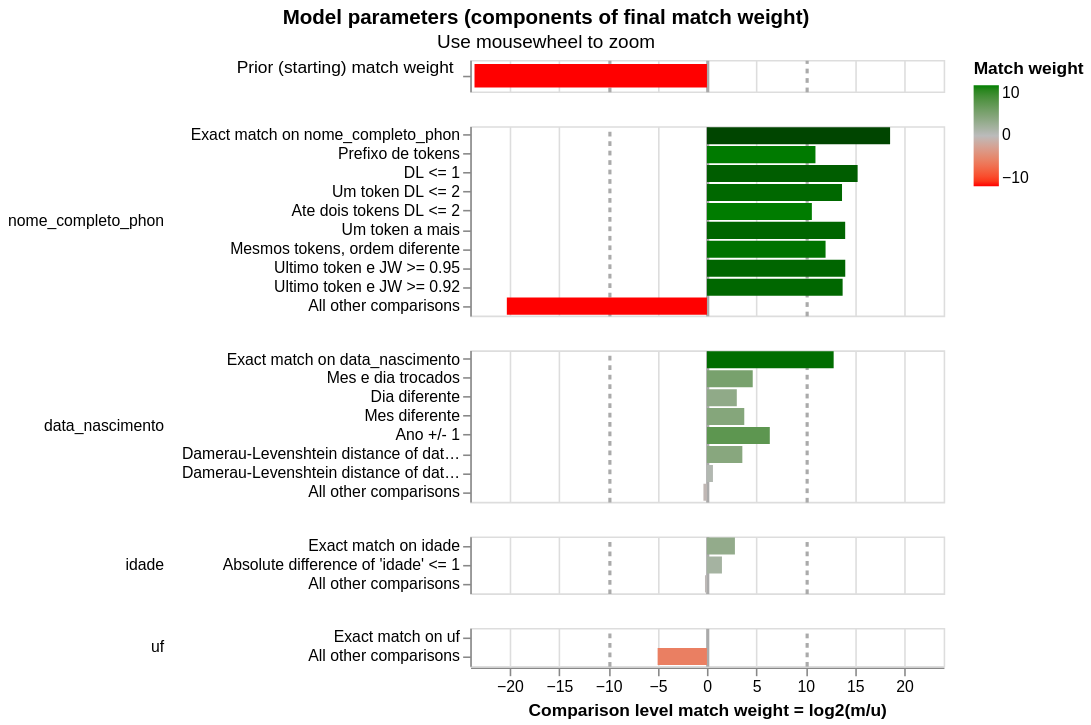

Write notebook code for a chart like this one.
### Markdown cell above
## Visualização pós-treino

Match weights do modelo salvo e o `m` das sessões de EM lado a lado
(nome, data, data+sexo). O bloco com sexo não entra no JSON.

### Code cell
linker.visualisations.match_weights_chart()

### Figure 1 — Vega-Lite specification as saved in the notebook (floating-point values rounded to 4 significant figures)
{"config": {"view": {"continuousWidth": 300, "continuousHeight": 300, "discreteHeight": 60, "discreteWidth": 400}, "header": {"title": null}, "mark": {"tooltip": null}, "title": {"anchor": "middle"}}, "vconcat": [{"mark": {"type": "bar", "clip": true, "height": 15}, "encoding": {"color": {"field": "log2_bayes_factor", "scale": {"domain": [-10, 0, 10], "interpolate": "lab", "range": ["red", "#bbbbbb", "green"]}, "title": "Match weight", "type": "quantitative"}, "tooltip": [{"field": "comparison_name", "title": "Comparison name", "type": "nominal"}, {"field": "probability_two_random_records_match", "format": ".4f", "title": "Probability two random records match", "type": "nominal"}, {"field": "log2_bayes_factor", "format": ",.4f", "title": "Equivalent match weight", "type": "quantitative"}, {"field": "bayes_factor_description", "title": "Match weight description", "type": "nominal"}], "x": {"axis": {"domain": false, "gridColor": {"condition": {"test": "abs(datum.value / 10)  <= 1 & datum.value % 10 === 0", "value": "#aaa"}, "value": "#ddd"}, "gridDash": {"condition": {"test": "abs(datum.value / 10) == 1", "value": [3]}, "value": null}, "gridWidth": {"condition": {"test": "abs(datum.value / 10)  <= 1 & datum.value % 10 === 0", "value": 2}, "value": 1}, "labels": false, "ticks": false, "title": ""}, "field": "log2_bayes_factor", "scale": {"domain": [-24, 24]}, "type": "quantitative"}, "y": {"axis": {"title": "Prior (starting) match weight", "titleAlign": "right", "titleAngle": 0, "titleFontWeight": "normal"}, "field": "label_for_charts", "sort": {"field": "comparison_vector_value", "order": "descending"}, "type": "nominal"}}, "height": 20, "transform": [{"filter": "(datum.comparison_name == 'probability_two_random_records_match')"}]}, {"mark": {"type": "bar", "clip": true}, "encoding": {"color": {"field": "log2_bayes_factor", "scale": {"domain": [-10, 0, 10], "interpolate": "lab", "range": ["red", "#bbbbbb", "green"]}, "title": "Match weight", "type": "quantitative"}, "row": {"field": "comparison_name", "header": {"labelAlign": "left", "labelAnchor": "middle", "labelAngle": 0}, "sort": {"field": "comparison_sort_order"}, "type": "nominal"}, "tooltip": [{"field": "comparison_name", "title": "Comparison name", "type": "nominal"}, {"field": "label_for_charts", "title": "Label", "type": "ordinal"}, {"field": "sql_condition", "title": "SQL condition", "type": "nominal"}, {"field": "m_probability", "format": ".10~g", "title": "M probability", "type": "quantitative"}, {"field": "u_probability", "format": ".10~g", "title": "U probability", "type": "quantitative"}, {"field": "bayes_factor", "format": ",.6f", "title": "Bayes factor = m/u", "type": "quantitative"}, {"field": "log2_bayes_factor", "format": ".4~g", "title": "Match weight = log2(m/u)", "type": "quantitative"}, {"field": "bayes_factor_description", "title": "Match weight description", "type": "nominal"}, {"field": "m_probability_description", "title": "m probability description", "type": "nominal"}, {"field": "u_probability_description", "title": "u probability description", "type": "nominal"}], "x": {"axis": {"gridColor": {"condition": {"test": "abs(datum.value / 10)  <= 1 & datum.value % 10 === 0", "value": "#aaa"}, "value": "#ddd"}, "gridDash": {"condition": {"test": "abs(datum.value / 10) == 1", "value": [3]}, "value": null}, "gridWidth": {"condition": {"test": "abs(datum.value / 10)  <= 1 & datum.value % 10 === 0", "value": 2}, "value": 1}, "title": "Comparison level match weight = log2(m/u)"}, "field": "log2_bayes_factor", "scale": {"domain": [-24, 24]}, "type": "quantitative"}, "y": {"axis": {"title": null}, "field": "label_for_charts", "sort": {"field": "comparison_vector_value", "order": "descending"}, "type": "nominal"}}, "height": {"step": 12}, "resolve": {"axis": {"y": "independent"}, "scale": {"y": "independent"}}, "transform": [{"filter": "(datum.comparison_name != 'probability_two_random_records_match')"}]}], "data": {"name": "data-a8a8a52de8ecdc4db6b79f231bbb361b"}, "params": [{"name": "mouse_zoom", "select": {"type": "interval", "encodings": ["x"]}, "bind": "scales", "views": []}], "resolve": {"axis": {"y": "independent"}, "scale": {"y": "independent"}}, "title": {"text": "Model parameters (components of final match weight)", "subtitle": "Use mousewheel to zoom"}, "$schema": "https://vega.github.io/schema/vega-lite/v5.9.3.json", "datasets": {"data-a8a8a52de8ecdc4db6b79f231bbb361b": [{"comparison_name": "probability_two_random_records_match", "sql_condition": null, "label_for_charts": "", "m_probability": null, "u_probability": null, "m_probability_description": null, "u_probability_description": null, "has_tf_adjustments": false, "tf_adjustment_column": null, "tf_adjustment_weight": null, "is_null_level": false, "bayes_factor": 8.045e-08, "log2_bayes_factor": -23.57, "comparison_vector_value": 0, "max_comparison_vector_value": 0, "bayes_factor_description": "The probability that two random records drawn at random match is 0.000 or one in  12,429,820.8 records.This is equivalent to a starting match weight of -23.567.", "probability_two_random_records_match": 8.045e-08, "comparison_sort_order": -1}, {"comparison_name": "nome_completo_phon", "sql_condition": "\"nome_completo_phon_l\" = \"nome_completo_phon_r\"", "label_for_charts": "Exact match on nome_completo_phon", "m_probability": 0.764, "u_probability": 1.963e-06, "m_probability_description": "Amongst matching record comparisons, 76.4% of records (i.e. one in 1.309) are in the exact match on nome_completo_phon comparison level", "u_probability_description": "Amongst non-matching record comparisons, 0.0001963% of records (i.e. one in 509,392) are in the exact match on nome_completo_phon comparison level", "has_tf_adjustments": true, "tf_adjustment_column": "nome_completo_phon", "tf_adjustment_weight": 1.0, "is_null_level": false, "bayes_factor": 389200.0, "log2_bayes_factor": 18.57, "comparison_vector_value": 9, "max_comparison_vector_value": 9, "bayes_factor_description": "If comparison level is `exact match on nome_completo_phon` then comparison is 389,175 times more likely to be a match", "probability_two_random_records_match": 8.045e-08, "comparison_sort_order": 0}, {"comparison_name": "nome_completo_phon", "sql_condition": "least(len(string_split(nome_completo_phon_l, ' ')), len(string_split(nome_completo_phon_r, ' '))) >= 2 AND len(string_split(nome_completo_phon_l, ' ')) <> len(string_split(nome_completo_phon_r, ' ')) AND list_slice(string_split(nome_completo_phon_l, ' '), 1, least(len(string_split(nome_completo_phon_l, ' ')), len(string_split(nome_completo_phon_r, ' ')))) = list_slice(string_split(nome_completo_phon_r, ' '), 1, least(len(string_split(nome_completo_phon_l, ' ')), len(string_split(nome_completo_phon_r, ' '))))", "label_for_charts": "Prefixo de tokens", "m_probability": 0.02909, "u_probability": 1.418e-05, "m_probability_description": "Amongst matching record comparisons, 2.909% of records (i.e. one in 34.37) are in the prefixo de tokens comparison level", "u_probability_description": "Amongst non-matching record comparisons, 0.001418% of records (i.e. one in 70,520) are in the prefixo de tokens comparison level", "has_tf_adjustments": false, "tf_adjustment_column": null, "tf_adjustment_weight": 1.0, "is_null_level": false, "bayes_factor": 2052.0, "log2_bayes_factor": 11.0, "comparison_vector_value": 8, "max_comparison_vector_value": 9, "bayes_factor_description": "If comparison level is `prefixo de tokens` then comparison is 2,052 times more likely to be a match", "probability_two_random_records_match": 8.045e-08, "comparison_sort_order": 0}, {"comparison_name": "nome_completo_phon", "sql_condition": "damerau_levenshtein(nome_completo_phon_l, nome_completo_phon_r) <= 1", "label_for_charts": "DL <= 1", "m_probability": 0.04315, "u_probability": 1.086e-06, "m_probability_description": "Amongst matching record comparisons, 4.315% of records (i.e. one in 23.17) are in the dl <= 1 comparison level", "u_probability_description": "Amongst non-matching record comparisons, 0.0001086% of records (i.e. one in 920,644) are in the dl <= 1 comparison level", "has_tf_adjustments": false, "tf_adjustment_column": null, "tf_adjustment_weight": 1.0, "is_null_level": false, "bayes_factor": 39730.0, "log2_bayes_factor": 15.28, "comparison_vector_value": 7, "max_comparison_vector_value": 9, "bayes_factor_description": "If comparison level is `dl <= 1` then comparison is 39,726 times more likely to be a match", "probability_two_random_records_match": 8.045e-08, "comparison_sort_order": 0}, {"comparison_name": "nome_completo_phon", "sql_condition": "len(string_split(nome_completo_phon_l, ' ')) = len(string_split(nome_completo_phon_r, ' ')) AND len(string_split(nome_completo_phon_l, ' ')) >= 3 AND string_split(nome_completo_phon_l, ' ')[-1] = string_split(nome_completo_phon_r, ' ')[-1] AND list_aggregate(list_transform(list_zip(string_split(nome_completo_phon_l, ' '), string_split(nome_completo_phon_r, ' ')), x -> CASE WHEN x[1] <> x[2] THEN 1 ELSE 0 END), 'sum') = 1 AND list_aggregate(list_transform(list_zip(string_split(nome_completo_phon_l, ' '), string_split(nome_completo_phon_r, ' ')), x -> CASE WHEN x[1] <> x[2] THEN damerau_levenshtein(x[1], x[2]) ELSE 0 END), 'max') <= 2", "label_for_charts": "Um token DL <= 2", "m_probability": 0.02592, "u_probability": 1.953e-06, "m_probability_description": "Amongst matching record comparisons, 2.592% of records (i.e. one in 38.57) are in the um token dl <= 2 comparison level", "u_probability_description": "Amongst non-matching record comparisons, 0.0001953% of records (i.e. one in 511,991) are in the um token dl <= 2 comparison level", "has_tf_adjustments": false, "tf_adjustment_column": null, "tf_adjustment_weight": 1.0, "is_null_level": false, "bayes_factor": 13270.0, "log2_bayes_factor": 13.7, "comparison_vector_value": 6, "max_comparison_vector_value": 9, "bayes_factor_description": "If comparison level is `um token dl <= 2` then comparison is 13,273 times more likely to be a match", "probability_two_random_records_match": 8.045e-08, "comparison_sort_order": 0}, {"comparison_name": "nome_completo_phon", "sql_condition": "len(string_split(nome_completo_phon_l, ' ')) = len(string_split(nome_completo_phon_r, ' ')) AND len(string_split(nome_completo_phon_l, ' ')) >= 3 AND list_aggregate(list_transform(list_zip(string_split(nome_completo_phon_l, ' '), string_split(nome_completo_phon_r, ' ')), x -> CASE WHEN x[1] <> x[2] THEN 1 ELSE 0 END), 'sum') BETWEEN 1 AND 2 AND list_aggregate(list_transform(list_zip(string_split(nome_completo_phon_l, ' '), string_split(nome_completo_phon_r, ' ')), x -> CASE WHEN x[1] <> x[2] THEN damerau_levenshtein(x[1], x[2]) ELSE 0 END), 'max') <= 2", "label_for_charts": "Ate dois tokens DL <= 2", "m_probability": 0.006702, "u_probability": 4.205e-06, "m_probability_description": "Amongst matching record comparisons, 0.6702% of records (i.e. one in 149) are in the ate dois tokens dl <= 2 comparison level", "u_probability_description": "Amongst non-matching record comparisons, 0.0004205% of records (i.e. one in 237,797) are in the ate dois tokens dl <= 2 comparison level", "has_tf_adjustments": false, "tf_adjustment_column": null, "tf_adjustment_weight": 1.0, "is_null_level": false, "bayes_factor": 1594.0, "log2_bayes_factor": 10.64, "comparison_vector_value": 5, "max_comparison_vector_value": 9, "bayes_factor_description": "If comparison level is `ate dois tokens dl <= 2` then comparison is 1,594 times more likely to be a match", "probability_two_random_records_match": 8.045e-08, "comparison_sort_order": 0}, {"comparison_name": "nome_completo_phon", "sql_condition": "abs(len(string_split(nome_completo_phon_l, ' ')) - len(string_split(nome_completo_phon_r, ' '))) = 1 AND least(len(string_split(nome_completo_phon_l, ' ')), len(string_split(nome_completo_phon_r, ' '))) >= 3 AND ((len(string_split(nome_completo_phon_l, ' ')) >= 1 AND list_slice(string_split(nome_completo_phon_l, ' '), 2, len(string_split(nome_completo_phon_l, ' '))) = string_split(nome_completo_phon_r, ' ')) OR (len(string_split(nome_completo_phon_r, ' ')) >= 1 AND list_slice(string_split(nome_completo_phon_r, ' '), 2, len(string_split(nome_completo_phon_r, ' '))) = string_split(nome_completo_phon_l, ' ')) OR (len(string_split(nome_completo_phon_l, ' ')) >= 2 AND list_concat(list_slice(string_split(nome_completo_phon_l, ' '), 1, 1), list_slice(string_split(nome_completo_phon_l, ' '), 3, len(string_split(nome_completo_phon_l, ' ')))) = string_split(nome_completo_phon_r, ' ')) OR (len(string_split(nome_completo_phon_r, ' ')) >= 2 AND list_concat(list_slice(string_split(nome_completo_phon_r, ' '), 1, 1), list_slice(string_split(nome_completo_phon_r, ' '), 3, len(string_split(nome_completo_phon_r, ' ')))) = string_split(nome_completo_phon_l, ' ')) OR (len(string_split(nome_completo_phon_l, ' ')) >= 3 AND list_concat(list_slice(string_split(nome_completo_phon_l, ' '), 1, 2), list_slice(string_split(nome_completo_phon_l, ' '), 4, len(string_split(nome_completo_phon_l, ' ')))) = string_split(nome_completo_phon_r, ' ')) OR (len(string_split(nome_completo_phon_r, ' ')) >= 3 AND list_concat(list_slice(string_split(nome_completo_phon_r, ' '), 1, 2), list_slice(string_split(nome_completo_phon_r, ' '), 4, len(string_split(nome_completo_phon_r, ' ')))) = string_split(nome_completo_phon_l, ' ')) OR (len(string_split(nome_completo_phon_l, ' ')) >= 4 AND list_concat(list_slice(string_split(nome_completo_phon_l, ' '), 1, 3), list_slice(string_split(nome_completo_phon_l, ' '), 5, len(string_split(nome_completo_phon_l, ' ')))) = string_split(nome_completo_phon_r, ' ')) OR (len(string_split(nome_completo_phon_r, ' ')) >= 4 AND list_concat(list_slice(string_split(nome_completo_phon_r, ' '), 1, 3), list_slice(string_split(nome_completo_phon_r, ' '), 5, len(string_split(nome_completo_phon_r, ' ')))) = string_split(nome_completo_phon_l, ' ')) OR (len(string_split(nome_completo_phon_l, ' ')) >= 5 AND list_concat(list_slice(string_split(nome_completo_phon_l, ' '), 1, 4), list_slice(string_split(nome_completo_phon_l, ' '), 6, len(string_split(nome_completo_phon_l, ' ')))) = string_split(nome_completo_phon_r, ' ')) OR (len(string_split(nome_completo_phon_r, ' ')) >= 5 AND list_concat(list_slice(string_split(nome_completo_phon_r, ' '), 1, 4), list_slice(string_split(nome_completo_phon_r, ' '), 6, len(string_split(nome_completo_phon_r, ' ')))) = string_split(nome_completo_phon_l, ' ')) OR (len(string_split(nome_completo_phon_l, ' ')) >= 6 AND list_concat(list_slice(string_split(nome_completo_phon_l, ' '), 1, 5), list_slice(string_split(nome_completo_phon_l, ' '), 7, len(string_split(nome_completo_phon_l, ' ')))) = string_split(nome_completo_phon_r, ' ')) OR (len(string_split(nome_completo_phon_r, ' ')) >= 6 AND list_concat(list_slice(string_split(nome_completo_phon_r, ' '), 1, 5), list_slice(string_split(nome_completo_phon_r, ' '), 7, len(string_split(nome_completo_phon_r, ' ')))) = string_split(nome_completo_phon_l, ' ')) OR (len(string_split(nome_completo_phon_l, ' ')) >= 7 AND list_concat(list_slice(string_split(nome_completo_phon_l, ' '), 1, 6), list_slice(string_split(nome_completo_phon_l, ' '), 8, len(string_split(nome_completo_phon_l, ' ')))) = string_split(nome_completo_phon_r, ' ')) OR (len(string_split(nome_completo_phon_r, ' ')) >= 7 AND list_concat(list_slice(string_split(nome_completo_phon_r, ' '), 1, 6), list_slice(string_split(nome_completo_phon_r, ' '), 8, len(string_split(nome_completo_phon_r, ' ')))) = string_split(nome_completo_phon_l, ' ')) OR (len(string_split(nome_completo_phon_l, ' ')) >= 8 AND list_concat(list_slice(string_split(nome_completo_phon_l, ' '), 1, 7), list_slice(string_split(nome_completo_phon_l, ' '), 9, len(string_split(nome_completo_phon_l, ' ')))) = string_split(nome_completo_phon_r, ' ')) OR (len(string_split(nome_completo_phon_r, ' ')) >= 8 AND list_concat(list_slice(string_split(nome_completo_phon_r, ' '), 1, 7), list_slice(string_split(nome_completo_phon_r, ' '), 9, len(string_split(nome_completo_phon_r, ' ')))) = string_split(nome_completo_phon_l, ' ')) OR (len(string_split(nome_completo_phon_l, ' ')) >= 9 AND list_concat(list_slice(string_split(nome_completo_phon_l, ' '), 1, 8), list_slice(string_split(nome_completo_phon_l, ' '), 10, len(string_split(nome_completo_phon_l, ' ')))) = string_split(nome_completo_phon_r, ' ')) OR (len(string_split(nome_completo_phon_r, ' ')) >= 9 AND list_concat(list_slice(string_split(nome_completo_phon_r, ' '), 1, 8), list_slice(string_split(nome_completo_phon_r, ' '), 10, len(string_split(nome_completo_phon_r, ' ')))) = string_split(nome_completo_phon_l, ' ')) OR (len(string_split(nome_completo_phon_l, ' ')) >= 10 AND list_concat(list_slice(string_split(nome_completo_phon_l, ' '), 1, 9), list_slice(string_split(nome_completo_phon_l, ' '), 11, len(string_split(nome_completo_phon_l, ' ')))) = string_split(nome_completo_phon_r, ' ')) OR (len(string_split(nome_completo_phon_r, ' ')) >= 10 AND list_concat(list_slice(string_split(nome_completo_phon_r, ' '), 1, 9), list_slice(string_split(nome_completo_phon_r, ' '), 11, len(string_split(nome_completo_phon_r, ' ')))) = string_split(nome_completo_phon_l, ' ')))", "label_for_charts": "Um token a mais", "m_probability": 0.1214, "u_probability": 7.324e-06, "m_probability_description": "Amongst matching record comparisons, 12.14% of records (i.e. one in 8.239) are in the um token a mais comparison level", "u_probability_description": "Amongst non-matching record comparisons, 0.0007324% of records (i.e. one in 136,531) are in the um token a mais comparison level", "has_tf_adjustments": false, "tf_adjustment_column": null, "tf_adjustment_weight": 1.0, "is_null_level": false, "bayes_factor": 16570.0, "log2_bayes_factor": 14.02, "comparison_vector_value": 4, "max_comparison_vector_value": 9, "bayes_factor_description": "If comparison level is `um token a mais` then comparison is 16,570 times more likely to be a match", "probability_two_random_records_match": 8.045e-08, "comparison_sort_order": 0}, {"comparison_name": "nome_completo_phon", "sql_condition": "len(string_split(nome_completo_phon_l, ' ')) = len(string_split(nome_completo_phon_r, ' ')) AND len(string_split(nome_completo_phon_l, ' ')) >= 3 AND list_sort(string_split(nome_completo_phon_l, ' ')) = list_sort(string_split(nome_completo_phon_r, ' ')) AND string_split(nome_completo_phon_l, ' ') <> string_split(nome_completo_phon_r, ' ')", "label_for_charts": "Mesmos tokens, ordem diferente", "m_probability": 0.002704, "u_probability": 6.477e-07, "m_probability_description": "Amongst matching record comparisons, 0.2704% of records (i.e. one in 370) are in the mesmos tokens, ordem diferente comparison level", "u_probability_description": "Amongst non-matching record comparisons, 6.477e-05% of records (i.e. one in 1,543,848) are in the mesmos tokens, ordem diferente comparison level", "has_tf_adjustments": false, "tf_adjustment_column": null, "tf_adjustment_weight": 1.0, "is_null_level": false, "bayes_factor": 4175.0, "log2_bayes_factor": 12.03, "comparison_vector_value": 3, "max_comparison_vector_value": 9, "bayes_factor_description": "If comparison level is `mesmos tokens, ordem diferente` then comparison is 4,175 times more likely to be a match", "probability_two_random_records_match": 8.045e-08, "comparison_sort_order": 0}, {"comparison_name": "nome_completo_phon", "sql_condition": "string_split(nome_completo_phon_l, ' ')[-1] = string_split(nome_completo_phon_r, ' ')[-1] AND jaro_winkler_similarity(nome_completo_phon_l, nome_completo_phon_r) >= 0.95", "label_for_charts": "Ultimo token e JW >= 0.95", "m_probability": 0.01694, "u_probability": 1.016e-06, "m_probability_description": "Amongst matching record comparisons, 1.694% of records (i.e. one in 59.04) are in the ultimo token e jw >= 0.95 comparison level", "u_probability_description": "Amongst non-matching record comparisons, 0.0001016% of records (i.e. one in 983,825) are in the ultimo token e jw >= 0.95 comparison level", "has_tf_adjustments": false, "tf_adjustment_column": null, "tf_adjustment_weight": 1.0, "is_null_level": false, "bayes_factor": 16660.0, "log2_bayes_factor": 14.02, "comparison_vector_value": 2, "max_comparison_vector_value": 9, "bayes_factor_description": "If comparison level is `ultimo token e jw >= 0.95` then comparison is 16,664 times more likely to be a match", "probability_two_random_records_match": 8.045e-08, "comparison_sort_order": 0}, {"comparison_name": "nome_completo_phon", "sql_condition": "string_split(nome_completo_phon_l, ' ')[-1] = string_split(nome_completo_phon_r, ' ')[-1] AND jaro_winkler_similarity(nome_completo_phon_l, nome_completo_phon_r) >= 0.92", "label_for_charts": "Ultimo token e JW >= 0.92", "m_probability": 0.1862, "u_probability": 1.344e-05, "m_probability_description": "Amongst matching record comparisons, 18.62% of records (i.e. one in 5.37) are in the ultimo token e jw >= 0.92 comparison level", "u_probability_description": "Amongst non-matching record comparisons, 0.001344% of records (i.e. one in 74,389) are in the ultimo token e jw >= 0.92 comparison level", "has_tf_adjustments": false, "tf_adjustment_column": null, "tf_adjustment_weight": 1.0, "is_null_level": false, "bayes_factor": 13850.0, "log2_bayes_factor": 13.76, "comparison_vector_value": 1, "max_comparison_vector_value": 9, "bayes_factor_description": "If comparison level is `ultimo token e jw >= 0.92` then comparison is 13,854 times more likely to be a match", "probability_two_random_records_match": 8.045e-08, "comparison_sort_order": 0}, {"comparison_name": "nome_completo_phon", "sql_condition": "ELSE", "label_for_charts": "All other comparisons", "m_probability": 7.8e-07, "u_probability": 1.0, "m_probability_description": "Amongst matching record comparisons, 7.8e-05% of records (i.e. one in 1,282,087) are in the all other comparisons comparison level", "u_probability_description": "Amongst non-matching record comparisons, 100% of records (i.e. one in 1) are in the all other comparisons comparison level", "has_tf_adjustments": false, "tf_adjustment_column": null, "tf_adjustment_weight": 1.0, "is_null_level": false, "bayes_factor": 7.8e-07, "log2_bayes_factor": -20.29, "comparison_vector_value": 0, "max_comparison_vector_value": 9, "bayes_factor_description": "If comparison level is `all other comparisons` then comparison is 1,282,028 times less likely to be a match", "probability_two_random_records_match": 8.045e-08, "comparison_sort_order": 0}, {"comparison_name": "data_nascimento", "sql_condition": "\"data_nascimento_l\" = \"data_nascimento_r\"", "label_for_charts": "Exact match on data_nascimento", "m_probability": 0.2554, "u_probability": 3.465e-05, "m_probability_description": "Amongst matching record comparisons, 25.54% of records (i.e. one in 3.915) are in the exact match on data_nascimento comparison level", "u_probability_description": "Amongst non-matching record comparisons, 0.003465% of records (i.e. one in 28,862) are in the exact match on data_nascimento comparison level", "has_tf_adjustments": true, "tf_adjustment_column": "data_nascimento", "tf_adjustment_weight": 1.0, "is_null_level": false, "bayes_factor": 7372.0, "log2_bayes_factor": 12.85, "comparison_vector_value": 7, "max_comparison_vector_value": 7, "bayes_factor_description": "If comparison level is `exact match on data_nascimento` then comparison is 7,372 times more likely to be a match", "probability_two_random_records_match": 8.045e-08, "comparison_sort_order": 1}, {"comparison_name": "data_nascimento", "sql_condition": "ano_nascimento_l = ano_nascimento_r AND mes_nascimento_l = dia_nascimento_r AND dia_nascimento_l = mes_nascimento_r AND mes_nascimento_l <> dia_nascimento_l", "label_for_charts": "Mes e dia trocados", "m_probability": 0.0003253, "u_probability": 1.303e-05, "m_probability_description": "Amongst matching record comparisons, 0.03253% of records (i.e. one in 3,074) are in the mes e dia trocados comparison level", "u_probability_description": "Amongst non-matching record comparisons, 0.001303% of records (i.e. one in 76,740) are in the mes e dia trocados comparison level", "has_tf_adjustments": false, "tf_adjustment_column": null, "tf_adjustment_weight": 1.0, "is_null_level": false, "bayes_factor": 24.97, "log2_bayes_factor": 4.642, "comparison_vector_value": 6, "max_comparison_vector_value": 7, "bayes_factor_description": "If comparison level is `mes e dia trocados` then comparison is 24.97 times more likely to be a match", "probability_two_random_records_match": 8.045e-08, "comparison_sort_order": 1}, {"comparison_name": "data_nascimento", "sql_condition": "ano_nascimento_l = ano_nascimento_r AND mes_nascimento_l = mes_nascimento_r AND dia_nascimento_l <> dia_nascimento_r", "label_for_charts": "Dia diferente", "m_probability": 0.008242, "u_probability": 0.001011, "m_probability_description": "Amongst matching record comparisons, 0.8242% of records (i.e. one in 121) are in the dia diferente comparison level", "u_probability_description": "Amongst non-matching record comparisons, 0.1011% of records (i.e. one in 989) are in the dia diferente comparison level", "has_tf_adjustments": false, "tf_adjustment_column": null, "tf_adjustment_weight": 1.0, "is_null_level": false, "bayes_factor": 8.148, "log2_bayes_factor": 3.027, "comparison_vector_value": 5, "max_comparison_vector_value": 7, "bayes_factor_description": "If comparison level is `dia diferente` then comparison is 8.148 times more likely to be a match", "probability_two_random_records_match": 8.045e-08, "comparison_sort_order": 1}, {"comparison_name": "data_nascimento", "sql_condition": "ano_nascimento_l = ano_nascimento_r AND dia_nascimento_l = dia_nascimento_r AND mes_nascimento_l <> mes_nascimento_r", "label_for_charts": "Mes diferente", "m_probability": 0.005139, "u_probability": 0.000373, "m_probability_description": "Amongst matching record comparisons, 0.5139% of records (i.e. one in 195) are in the mes diferente comparison level", "u_probability_description": "Amongst non-matching record comparisons, 0.0373% of records (i.e. one in 2,681) are in the mes diferente comparison level", "has_tf_adjustments": false, "tf_adjustment_column": null, "tf_adjustment_weight": 1.0, "is_null_level": false, "bayes_factor": 13.78, "log2_bayes_factor": 3.784, "comparison_vector_value": 4, "max_comparison_vector_value": 7, "bayes_factor_description": "If comparison level is `mes diferente` then comparison is 13.78 times more likely to be a match", "probability_two_random_records_match": 8.045e-08, "comparison_sort_order": 1}, {"comparison_name": "data_nascimento", "sql_condition": "mes_nascimento_l = mes_nascimento_r AND dia_nascimento_l = dia_nascimento_r AND abs(try_cast(ano_nascimento_l AS INTEGER) - try_cast(ano_nascimento_r AS INTEGER)) = 1", "label_for_charts": "Ano +/- 1", "m_probability": 0.0058, "u_probability": 7e-05, "m_probability_description": "Amongst matching record comparisons, 0.58% of records (i.e. one in 172) are in the ano +/- 1 comparison level", "u_probability_description": "Amongst non-matching record comparisons, 0.007% of records (i.e. one in 14,287) are in the ano +/- 1 comparison level", "has_tf_adjustments": false, "tf_adjustment_column": null, "tf_adjustment_weight": 1.0, "is_null_level": false, "bayes_factor": 82.86, "log2_bayes_factor": 6.373, "comparison_vector_value": 3, "max_comparison_vector_value": 7, "bayes_factor_description": "If comparison level is `ano +/- 1` then comparison is 82.86 times more likely to be a match", "probability_two_random_records_match": 8.045e-08, "comparison_sort_order": 1}, {"comparison_name": "data_nascimento", "sql_condition": "damerau_levenshtein(\"data_nascimento_l\", \"data_nascimento_r\") <= 1", "label_for_charts": "Damerau-Levenshtein distance of data_nascimento <= 1", "m_probability": 0.004416, "u_probability": 0.0003668, "m_probability_description": "Amongst matching record comparisons, 0.4416% of records (i.e. one in 226) are in the damerau-levenshtein distance of data_nascimento <= 1 comparison level", "u_probability_description": "Amongst non-matching record comparisons, 0.03668% of records (i.e. one in 2,726) are in the damerau-levenshtein distance of data_nascimento <= 1 comparison level", "has_tf_adjustments": false, "tf_adjustment_column": null, "tf_adjustment_weight": 1.0, "is_null_level": false, "bayes_factor": 12.04, "log2_bayes_factor": 3.59, "comparison_vector_value": 2, "max_comparison_vector_value": 7, "bayes_factor_description": "If comparison level is `damerau-levenshtein distance of data_nascimento <= 1` then comparison is 12.04 times more likely to be a match", "probability_two_random_records_match": 8.045e-08, "comparison_sort_order": 1}, {"comparison_name": "data_nascimento", "sql_condition": "damerau_levenshtein(\"data_nascimento_l\", \"data_nascimento_r\") <= 2", "label_for_charts": "Damerau-Levenshtein distance of data_nascimento <= 2", "m_probability": 0.01658, "u_probability": 0.01087, "m_probability_description": "Amongst matching record comparisons, 1.658% of records (i.e. one in 60.33) are in the damerau-levenshtein distance of data_nascimento <= 2 comparison level", "u_probability_description": "Amongst non-matching record comparisons, 1.087% of records (i.e. one in 91.99) are in the damerau-levenshtein distance of data_nascimento <= 2 comparison level", "has_tf_adjustments": false, "tf_adjustment_column": null, "tf_adjustment_weight": 1.0, "is_null_level": false, "bayes_factor": 1.525, "log2_bayes_factor": 0.6086, "comparison_vector_value": 1, "max_comparison_vector_value": 7, "bayes_factor_description": "If comparison level is `damerau-levenshtein distance of data_nascimento <= 2` then comparison is 1.525 times more likely to be a match", "probability_two_random_records_match": 8.045e-08, "comparison_sort_order": 1}, {"comparison_name": "data_nascimento", "sql_condition": "ELSE", "label_for_charts": "All other comparisons", "m_probability": 0.7708, "u_probability": 0.9873, "m_probability_description": "Amongst matching record comparisons, 77.08% of records (i.e. one in 1.297) are in the all other comparisons comparison level", "u_probability_description": "Amongst non-matching record comparisons, 98.73% of records (i.e. one in 1.013) are in the all other comparisons comparison level", "has_tf_adjustments": false, "tf_adjustment_column": null, "tf_adjustment_weight": 1.0, "is_null_level": false, "bayes_factor": 0.7807, "log2_bayes_factor": -0.3571, "comparison_vector_value": 0, "max_comparison_vector_value": 7, "bayes_factor_description": "If comparison level is `all other comparisons` then comparison is 1.281 times less likely to be a match", "probability_two_random_records_match": 8.045e-08, "comparison_sort_order": 1}, {"comparison_name": "idade", "sql_condition": "\"idade_l\" = \"idade_r\"", "label_for_charts": "Exact match on idade", "m_probability": 0.09016, "u_probability": 0.01263, "m_probability_description": "Amongst matching record comparisons, 9.016% of records (i.e. one in 11.09) are in the exact match on idade comparison level", "u_probability_description": "Amongst non-matching record comparisons, 1.263% of records (i.e. one in 79.2) are in the exact match on idade comparison level", "has_tf_adjustments": false, "tf_adjustment_column": null, "tf_adjustment_weight": 1.0, "is_null_level": false, "bayes_factor": 7.141, "log2_bayes_factor": 2.836, "comparison_vector_value": 2, "max_comparison_vector_value": 2, "bayes_factor_description": "If comparison level is `exact match on idade` then comparison is 7.141 times more likely to be a match", "probability_two_random_records_match": 8.045e-08, "comparison_sort_order": 2}, {"comparison_name": "idade", "sql_condition": "ABS(\"idade_l\" - \"idade_r\") <= 1", "label_for_charts": "Absolute difference of 'idade' <= 1", "m_probability": 0.07151, "u_probability": 0.02492, "m_probability_description": "Amongst matching record comparisons, 7.151% of records (i.e. one in 13.98) are in the absolute difference of 'idade' <= 1 comparison level", "u_probability_description": "Amongst non-matching record comparisons, 2.492% of records (i.e. one in 40.12) are in the absolute difference of 'idade' <= 1 comparison level", "has_tf_adjustments": false, "tf_adjustment_column": null, "tf_adjustment_weight": 1.0, "is_null_level": false, "bayes_factor": 2.869, "log2_bayes_factor": 1.521, "comparison_vector_value": 1, "max_comparison_vector_value": 2, "bayes_factor_description": "If comparison level is `absolute difference of 'idade' <= 1` then comparison is 2.869 times more likely to be a match", "probability_two_random_records_match": 8.045e-08, "comparison_sort_order": 2}, {"comparison_name": "idade", "sql_condition": "ELSE", "label_for_charts": "All other comparisons", "m_probability": 0.8383, "u_probability": 0.9625, "m_probability_description": "Amongst matching record comparisons, 83.83% of records (i.e. one in 1.193) are in the all other comparisons comparison level", "u_probability_description": "Amongst non-matching record comparisons, 96.25% of records (i.e. one in 1.039) are in the all other comparisons comparison level", "has_tf_adjustments": false, "tf_adjustment_column": null, "tf_adjustment_weight": 1.0, "is_null_level": false, "bayes_factor": 0.871, "log2_bayes_factor": -0.1992, "comparison_vector_value": 0, "max_comparison_vector_value": 2, "bayes_factor_description": "If comparison level is `all other comparisons` then comparison is 1.148 times less likely to be a match", "probability_two_random_records_match": 8.045e-08, "comparison_sort_order": 2}, {"comparison_name": "uf", "sql_condition": "\"uf_l\" = \"uf_r\"", "label_for_charts": "Exact match on uf", "m_probability": 1.0, "u_probability": 1.0, "m_probability_description": "Amongst matching record comparisons, 100% of records (i.e. one in 1) are in the exact match on uf comparison level", "u_probability_description": "Amongst non-matching record comparisons, 100% of records (i.e. one in 1) are in the exact match on uf comparison level", "has_tf_adjustments": true, "tf_adjustment_column": "uf", "tf_adjustment_weight": 1.0, "is_null_level": false, "bayes_factor": 1.0, "log2_bayes_factor": 0.0, "comparison_vector_value": 1, "max_comparison_vector_value": 1, "bayes_factor_description": "If comparison level is `exact match on uf` then comparison is 1 times more likely to be a match", "probability_two_random_records_match": 8.045e-08, "comparison_sort_order": 3}, {"comparison_name": "uf", "sql_condition": "ELSE", "label_for_charts": "All other comparisons", "m_probability": 0.05, "u_probability": 1.6, "m_probability_description": "Amongst matching record comparisons, 5% of records (i.e. one in 20) are in the all other comparisons comparison level", "u_probability_description": "Amongst non-matching record comparisons, 160% of records (i.e. one in 0.625) are in the all other comparisons comparison level", "has_tf_adjustments": false, "tf_adjustment_column": null, "tf_adjustment_weight": 1.0, "is_null_level": false, "bayes_factor": 0.03125, "log2_bayes_factor": -5.0, "comparison_vector_value": 0, "max_comparison_vector_value": 1, "bayes_factor_description": "If comparison level is `all other comparisons` then comparison is 32 times less likely to be a match", "probability_two_random_records_match": 8.045e-08, "comparison_sort_order": 3}]}}
